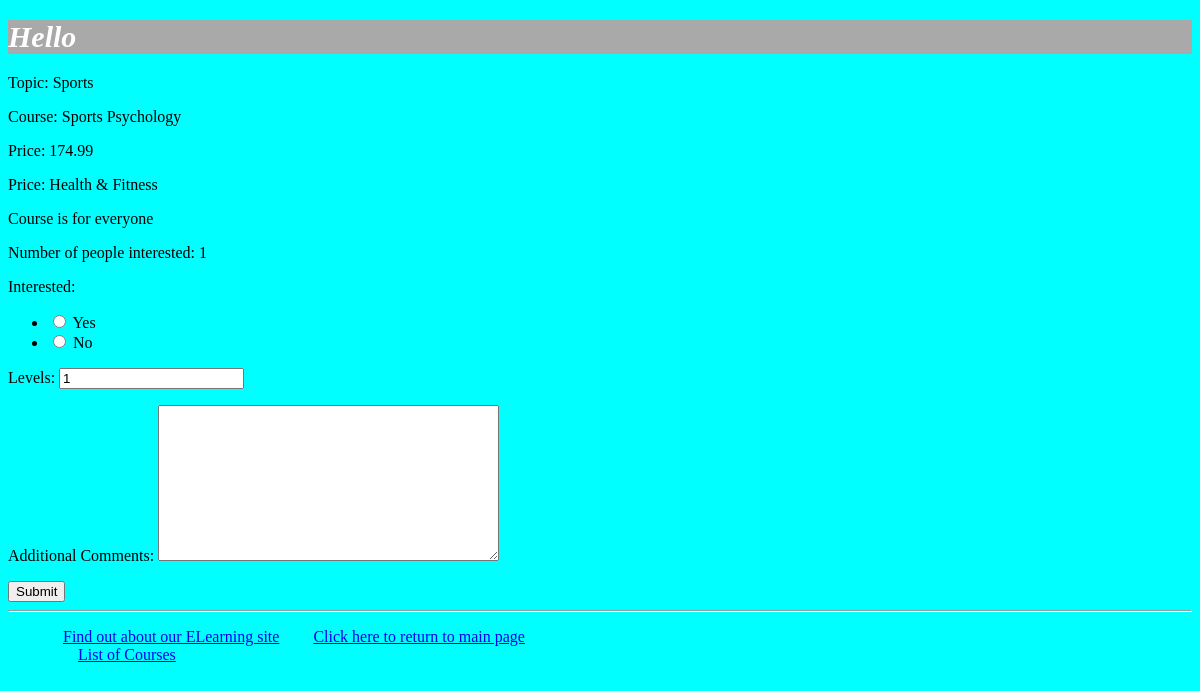
The page /myapp/courses/15/ on the database its author committed.
### myapp/models.py (models this page shows, shortened)
class Course(models.Model):
     topic = models.ForeignKey(Topic, related_name='courses',
     on_delete=models.CASCADE)
     name = models.CharField(max_length=200)
     price = models.DecimalField(max_digits=10, decimal_places=2)
     for_everyone = models.BooleanField(default=True)
     description = models.TextField(max_length=300, null=True, blank=True)
     interested = models.PositiveIntegerField(default = 0)
     stages = models.PositiveIntegerField(default = 3)
     def __str__(self):
         return f'Topic: {self.topic}, Name: {self.name}, Price: {self.price}'

class Topic(models.Model):
    name = models.CharField(max_length=200)
    category = models.CharField(blank=False, max_length=300, default="")
    def __str__(self):
        return f'Name: {self.name}, Category: {self.category}'

### myapp/views.py (the view)
# urls.py: path('courses/<int:cour_id>/',views.courseDetail),
def courseDetail(request,cour_id):
    course = Course.objects.get(id=cour_id)
    top_list = Topic.objects.all().order_by('id')[:10]
    print(course)
    if request.method == 'POST':
        form = InterestForm(request.POST)
        if form.is_valid():
            if form.cleaned_data['interested']:
                course.interested = course.interested + 1
                course.save()
        return render(request, 'myapp/index.html', {'top_list': top_list})
    else:
        form = InterestForm()
    return render(request, 'myapp/coursedetail.html', {'form': form,'course': course})

### myapp/forms.py
class InterestForm(forms.Form):
     CHOICES= (('1', 'Yes',),('0', 'No',))
     interested= forms.CharField(widget=forms.RadioSelect(choices=CHOICES))
     levels= forms.IntegerField(initial=1)
     comments= forms.CharField(widget=forms.Textarea(), required =False, label ="Additional Comments")

### myapp/templates/myapp/coursedetail.html (shortened to what this page needs)
{% extends 'myapp/base.html' %}
{% block body_block %}
    <p> Topic: {{ course.topic.name}}</p>
    <p>Course: {{ course.name}}</p>
    <p>Price: {{ course.price}}</p>
    <p>Price: {{ course.topic.category}}</p>
    {% if course.for_everyone %}
        <p>Course is for everyone</p>
    {% else %}
        <p>Course is not open for everyone</p>
    {% endif %}
    <p>Number of people interested: {{ course.interested }}</p>
    <form method="post" novalidate>
        {{ form.as_p }}
        <button type="submit">Submit</button>
    </form>
{% endblock %}

### myapp/static/myapp/style.css (style rules this page uses)
.color { background-color: aqua; }

### rows shown on the page
Course: topic.name "Sports", name "Sports Psychology", price "174.99", topic.category "Health & Fitness", interested "1"
